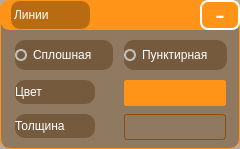
         <widget class="QWidget" name="widget_lines" native="true">
          <property name="minimumSize">
           <size>
            <width>240</width>
            <height>30</height>
           </size>
          </property>
          <property name="maximumSize">
           <size>
            <width>240</width>
            <height>160</height>
           </size>
          </property>
          <property name="styleSheet">
           <string notr="true">QWidget {
	border: 1px solid #FF9419;
	border-radius: 10px;
	background: rgba(79, 46, 8, 0.4);
}</string>
          </property>
          <widget class="QLabel" name="label_title_lines_widget">
           <property name="geometry">
            <rect>
             <x>10</x>
             <y>0</y>
             <width>81</width>
             <height>30</height>
            </rect>
           </property>
           <property name="minimumSize">
            <size>
             <width>81</width>
             <height>30</height>
            </size>
           </property>
           <property name="font">
            <font>
             <family>Cantarell</family>
            </font>
           </property>
           <property name="styleSheet">
            <string notr="true">QLabel {
	color: rgb(255, 255, 255);
	background: rgbs(0,0,0,0);
}</string>
           </property>
           <property name="text">
            <string>Линии</string>
           </property>
          </widget>
          <widget class="QWidget" name="widget_lines_titel" native="true">
           <property name="geometry">
            <rect>
             <x>0</x>
             <y>0</y>
             <width>240</width>
             <height>30</height>
            </rect>
           </property>
           <property name="styleSheet">
            <string notr="true">QWidget {
	background: #FF9419;
	border: 1px solid #FF9419;
	border-radius: 10px;
}</string>
           </property>
           <widget class="QPushButton" name="pb_widget_lines_show_hide">
            <property name="geometry">
             <rect>
              <x>200</x>
              <y>0</y>
              <width>40</width>
              <height>30</height>
             </rect>
            </property>
            <property name="minimumSize">
             <size>
              <width>40</width>
              <height>0</height>
             </size>
            </property>
            <property name="maximumSize">
             <size>
              <width>40</width>
              <height>16777215</height>
             </size>
            </property>
            <property name="font">
             <font>
              <pointsize>22</pointsize>
             </font>
            </property>
            <property name="styleSheet">
             <string notr="true">QPushButton {
	color: rgb(255, 255, 255);
	background: #FF9419;
    border: 2px solid rgb(255, 255, 255);
    border-radius: 8px;
}

QPushButton:pressed {
	color: #FF9419;
	background: rgb(255, 255, 255);
}</string>
            </property>
            <property name="text">
             <string>-</string>
            </property>
           </widget>
          </widget>
          <widget class="QRadioButton" name="rb_solid_line">
           <property name="geometry">
            <rect>
             <x>15</x>
             <y>40</y>
             <width>98</width>
             <height>30</height>
            </rect>
           </property>
           <property name="styleSheet">
            <string notr="true">QRadioButton {
	background: rgbs(0,0,0,0);
	border: 0 px;
	color: rgb(255, 255, 255);
}

QRadioButton::indicator {
    width: 8px;
    height: 8px;
    border-radius: 6px;
	border: 2px solid rgb(192, 191, 188);
}


QRadioButton::indicator:unchecked:hover {
    border-radius: 6px;
	border: 2px solid #4AAA5C;
	background-color: #4AAA5C;
}

QRadioButton::indicator::checked {
    border-radius: 6px;
	border: 2px solid #C47214;
	background-color: #C47214;
}</string>
           </property>
           <property name="text">
            <string>Сплошная</string>
           </property>
          </widget>
          <widget class="QRadioButton" name="rb_dotted_line">
           <property name="geometry">
            <rect>
             <x>124</x>
             <y>40</y>
             <width>103</width>
             <height>30</height>
            </rect>
           </property>
           <property name="styleSheet">
            <string notr="true">QRadioButton {
	background: rgbs(0,0,0,0);
	border: 0 px;
	color: rgb(255, 255, 255);
}

QRadioButton::indicator {
    width: 8px;
    height: 8px;
    border-radius: 6px;
	border: 2px solid rgb(192, 191, 188);
}


QRadioButton::indicator:unchecked:hover {
    border-radius: 6px;
	border: 2px solid #4AAA5C;
	background-color: #4AAA5C;
}

QRadioButton::indicator::checked {
    border-radius: 6px;
	border: 2px solid #C47214;
	background-color: #C47214;
}</string>
           </property>
           <property name="text">
            <string>Пунктирная</string>
           </property>
          </widget>
          <widget class="QLabel" name="label_color">
           <property name="geometry">
            <rect>
             <x>15</x>
             <y>80</y>
             <width>80</width>
             <height>24</height>
            </rect>
           </property>
           <property name="styleSheet">
            <string notr="true">QLabel {
	color: rgb(255, 255, 255);
	background: rgbs(0,0,0,0);
	border: 0 px;
}</string>
           </property>
           <property name="text">
            <string>Цвет</string>
           </property>
          </widget>
          <widget class="QLabel" name="label_line_thickness">
           <property name="geometry">
            <rect>
             <x>15</x>
             <y>114</y>
             <width>80</width>
             <height>24</height>
            </rect>
           </property>
           <property name="styleSheet">
            <string notr="true">QLabel {
	color: rgb(255, 255, 255);
	background: rgbs(0,0,0,0);
	border: 0 px;
}</string>
           </property>
           <property name="text">
            <string>Толщина</string>
           </property>
          </widget>
          <widget class="QLineEdit" name="le_line_thickness">
           <property name="geometry">
            <rect>
             <x>124</x>
             <y>114</y>
             <width>102</width>
             <height>26</height>
            </rect>
           </property>
           <property name="styleSheet">
            <string notr="true">QLineEdit {
	background: rgba(0,0,0,0);
	border: 1px solid #8A500E;
	border-radius: 3px;
}</string>
           </property>
          </widget>
          <widget class="QPushButton" name="pb_change_lines_color">
           <property name="geometry">
            <rect>
             <x>124</x>
             <y>80</y>
             <width>102</width>
             <height>26</height>
            </rect>
           </property>
           <property name="styleSheet">
            <string notr="true">QPushButton {
	border: 5px solid #FF9419;
	border-radius: 3px;
    background-color: #FF9419;
}</string>
           </property>
           <property name="text">
            <string/>
           </property>
          </widget>
          <zorder>widget_lines_titel</zorder>
          <zorder>label_title_lines_widget</zorder>
          <zorder>rb_solid_line</zorder>
          <zorder>rb_dotted_line</zorder>
          <zorder>label_line_thickness</zorder>
          <zorder>le_line_thickness</zorder>
          <zorder>pb_change_lines_color</zorder>
          <zorder>label_color</zorder>
         </widget>
